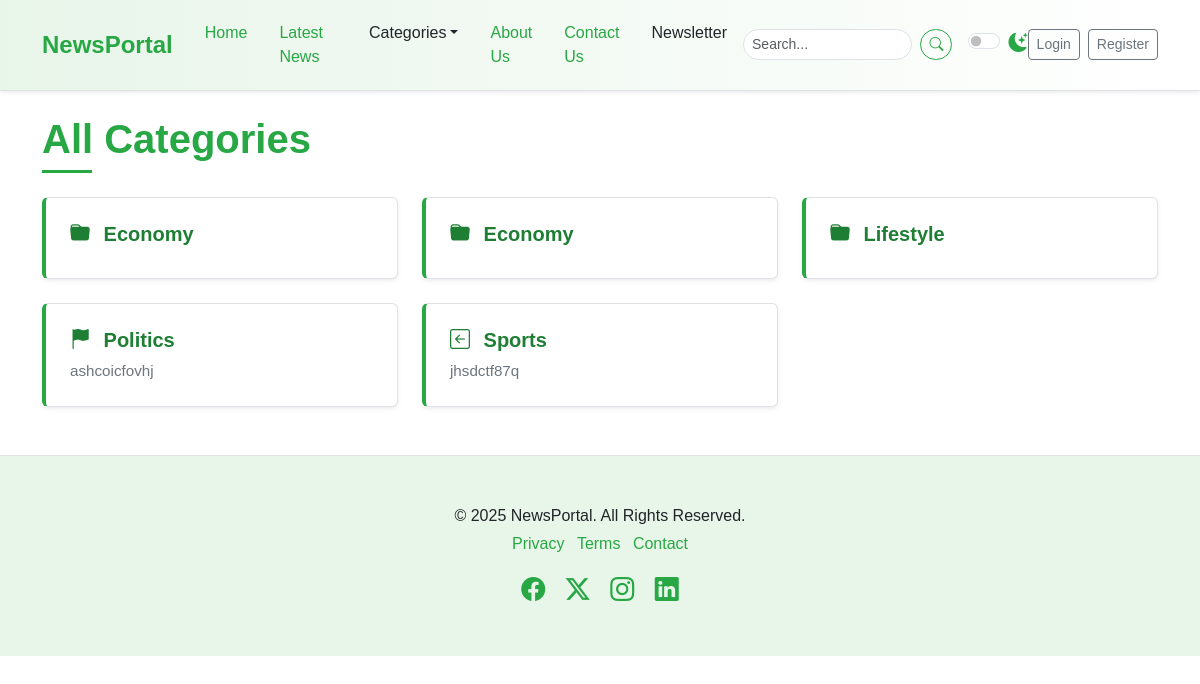
Page /categories/ on the earlier database version.
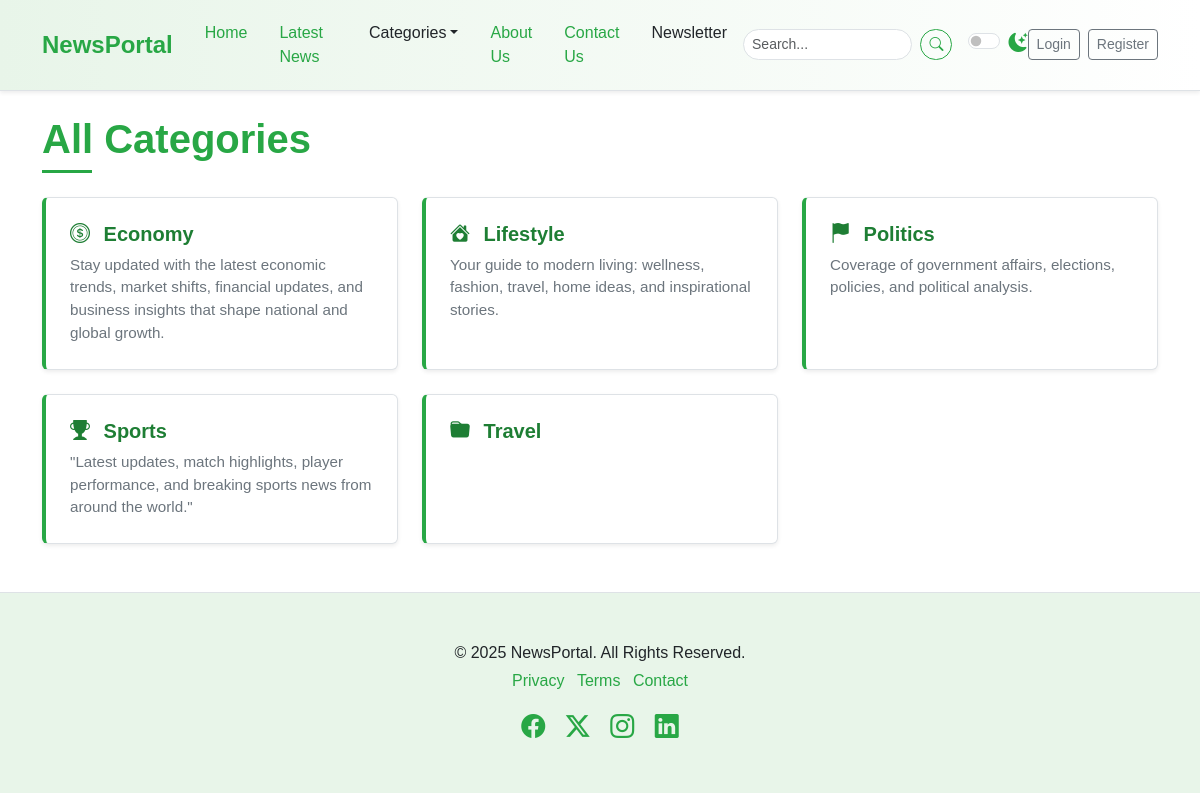
Same page on the later database version.
### newspaper/models.py (models this page shows, shortened)
class TimeStampModel(models.Model):
    created_at = models.DateTimeField(auto_now_add=True)
    updated_at = models.DateTimeField(auto_now=True)
    class Meta:
        abstract = True

class Category(TimeStampModel):
    name = models.CharField(max_length=100)
    icon = models.CharField(max_length=100, null=True, blank=True)
    description = models.TextField(null=True, blank=True)
    class Meta:
        ordering = ["name"]
        verbose_name = "category"
        verbose_name_plural = "categories"

### newspaper/views.py (the view)
# urls.py: path("categories/", views.CategoryListView.as_view(), name="categories"),
class CategoryListView(ListView):
    model =  Category
    template_name = "newsportal/categories.html"
    context_object_name = "categories"

### newspaper/nav.py (called while the page is built)
def navigation(request):
    categories = Category.objects.all()[:4]
    return {"categories": categories}

### templates/newsportal/categories.html
{% extends "newsportal/base.html" %}
{% block content %}
    <div class="container mt-4 mb-5">
        <h1 class="mb-4 section-title"><span>All Categories</span></h1>
        <div class="row row-cols-1 row-cols-md-2 row-cols-lg-3 g-4">
            {% for category in categories %}
            <div class="col">
                <div class="card h-100 shadow-sm list-item-card">
                    <div class="card-body">
                        <h5 class="card-title">
                            <a href="{% url 'category-posts' category.pk %}">
                                <i class="{{ category.icon|default:'bi-folder-fill' }} me-2"></i>
                                {{ category.name|title }}
                            </a>
                        </h5>
                        <p class="card-text">{{ category.description }}</p>
                    </div>
                </div>
            </div>
            {% endfor %}
        </div>
    </div>
{% endblock content %}

Differences in the rows shown:
removed Category: name "Economy"
changed Category "Economy": icon empty → "bi bi-coin" (drawn); description (not shown) → "Stay updated with the latest economic trends, market shifts, financial updates, and business insights that shape national and global growth."
changed Category "Lifestyle": icon empty → "bi bi-house-heart-fill" (drawn); description (not shown) → "Your guide to modern living: wellness, fashion, travel, home ideas, and inspirational stories."
changed Category "Politics": description "ashcoicfovhj" → "Coverage of government affairs, elections, policies, and political analysis."
changed Category "Sports": icon "bi bi-arrow-left-square" → "bi bi-trophy-fill" (drawn); description "jhsdctf87q" → "\"Latest updates, match highlights, player performance, and breaking sports news from around the world.\""
added Category: name "Travel"
